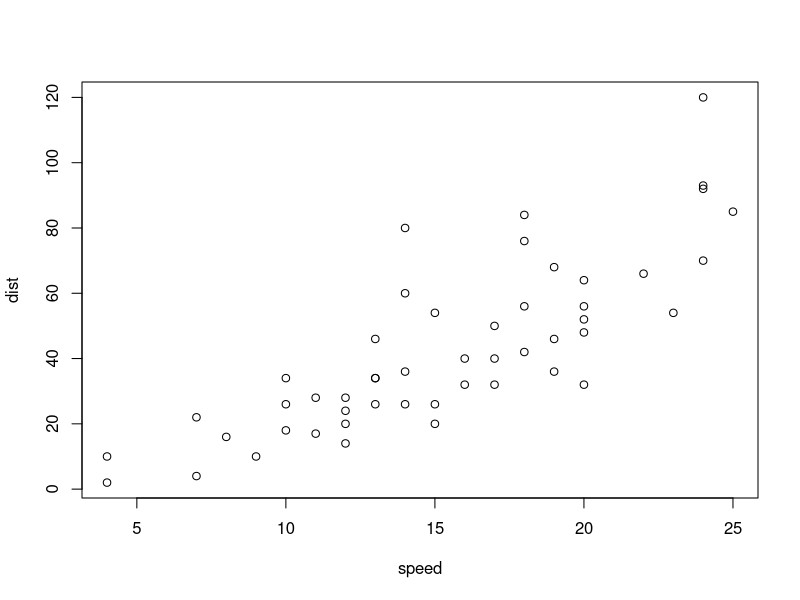
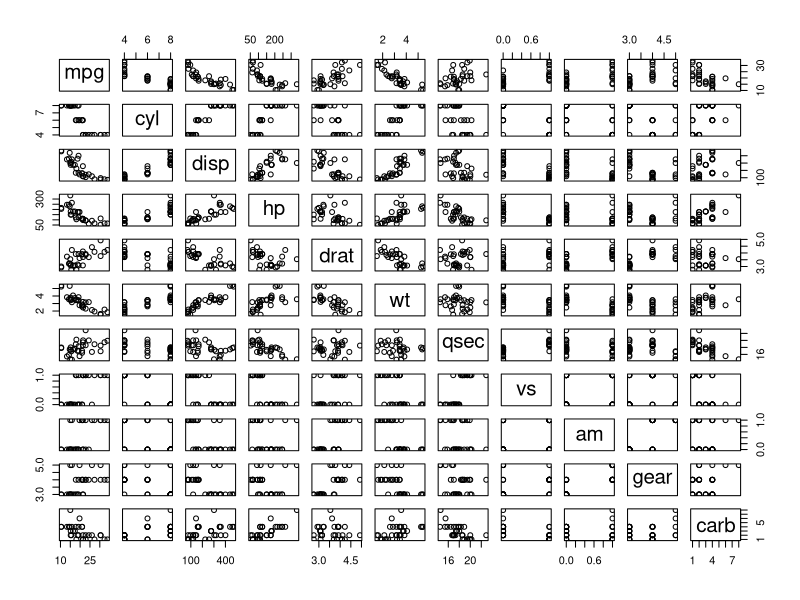
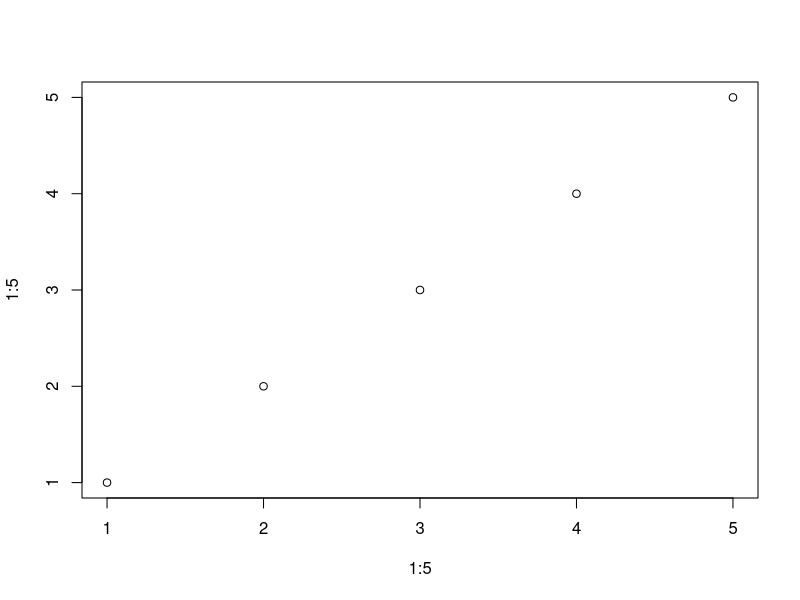
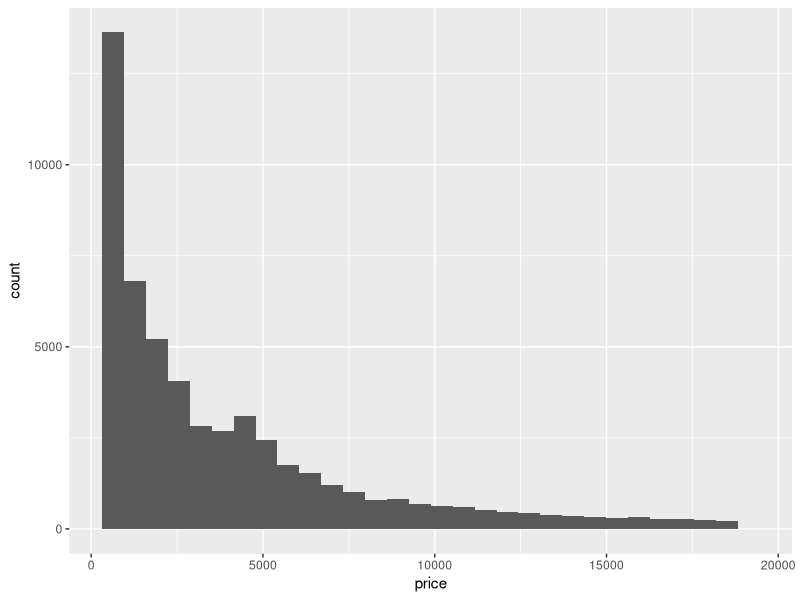
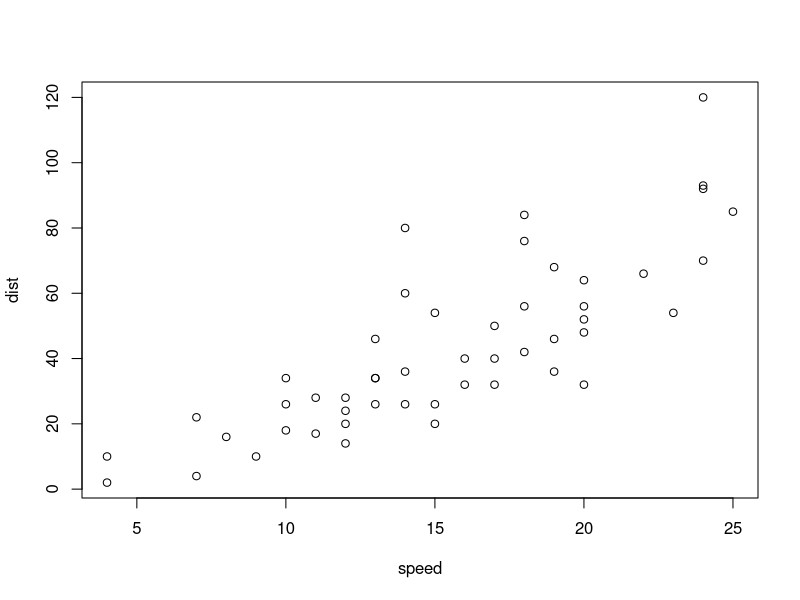

Generate these figures, in order, with R:
## ---- chunk 1
#| title: Cars Plot
plot(cars)
## ---- chunk 2
#| title: MT Cars Plot
plot(mtcars)
## ---- chunk 3
plot(1:5,1:5)
## ---- chunk 4
library(ggplot2)
ggplot(diamonds,aes(x=price))+
  geom_histogram(bins = 30)
## ---- chunk 5
#| title: Cars
plot(cars)
## ---- chunk 6
#| component: valuebox
list(
  title="人口",
  value=1600000000,
  color="red",
  icon="activity"
)
## ---- chunk 7
#| component: valuebox
list(
  title="My value",
  value=50,
  color="blue",
  icon="envelope"
)
## ---- chunk 8
#| content: valuebox
#| title: "测试1"

list(
  icon = "file-medical",
  color = "primary",
  value = 1
)
## ---- chunk 9
#| content: valuebox
#| title: "测试2"

list(
  icon = "clipboard2-pulse",
  color = "primary",
  value = 2
)
## ---- chunk 10
#| content: valuebox
#| title: "测试3"

list(
  icon = "calendar-week",
  color = "primary",
  value = 3
)
